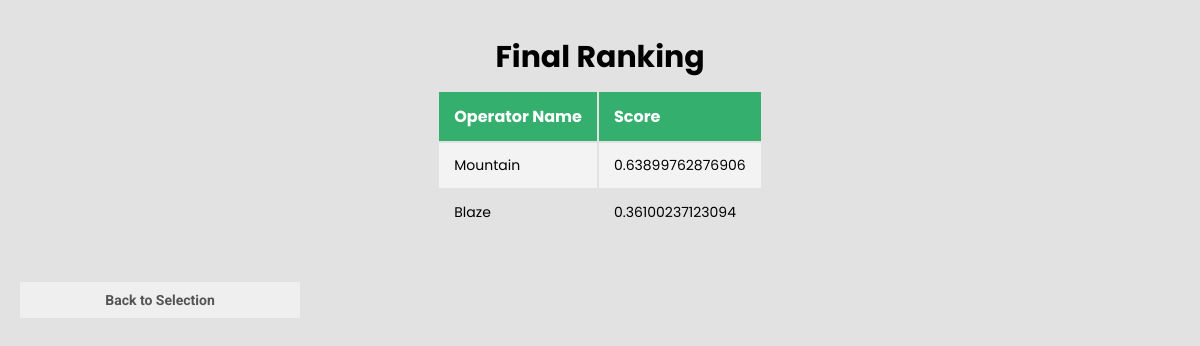
Screenshot of /testing/Main/Calculation/calculation.php with the database file from the repository.
### tables this page shows
CREATE TABLE `final` (
  `operatorName` varchar(255) NOT NULL,
  `score` double NOT NULL
);

### testing/Main/Calculation/calculation.php (the view, shortened to what this page needs)
<?php
include '../config.php';
?>
<html>
    <head>
        <link rel="stylesheet" type="text/css" href="../style.css">
        <link rel="stylesheet" href="https://cdnjs.cloudflare.com/ajax/libs/font-awesome/5.15.3/css/all.min.css" />
    </head>
    <body>
    <div class = "users table">
        <h1 style= "text-align: center; margin:10px">
            Final Ranking
        </h1>
        <table border="1">
            <thead>
                <tr>
                    <th>Operator Name</th>
                    <th>Score</th>
                </tr>
            </thead>
            <tbody>
                <?php
                $sql10 = "SELECT * FROM final ORDER BY score DESC";
                $result7 = $conn -> query($sql10);
                while($row7 = $result7-> fetch_assoc()){?>
                <td><?php echo $row7['operatorName'];?></td>
                <td><?php echo $row7['score'];?></td>
                <?php }?>
            </tbody>
        </table>
    </div>
    <div class="main">
            <button>
                <a class= "button" href="../selection.php" style="font-weight:bold">Back to Selection</a>
            </button>
    </div>
    </body>
</html>

### testing/Main/style.css (style rules this page uses)
* { margin: 0; padding: 0; outline: none; border: none; text-decoration: none; box-sizing: border-box; font-family: "Poppins", sans-serif; }
a, button { font-family: "Roboto", sans-serif; font-weight: 500; font-size: 16px; color:rgb(255, 255, 255); text-decoration: none; }
body { background: rgb(226, 226, 226); }
a { position: relative; width: 280px; font-size: 14px; color: rgb(85, 83, 83); display: table; padding: 10px; }
.main { position: relative; padding: 20px; width: 100%; }
.users table { margin: auto; }
.users td { font-size: 14px; padding-right: 15px; }
.table { border-collapse: collapse; margin: 25px 0; font-size: 15px; min-width: 100%; overflow: hidden; border-radius: 5px 5px 0 0; }
table thead tr { color: #fff; background: #34AF6D; text-align: left; font-weight: bold; }
.table th, .table td { padding: 12px 15px; }

### rows the page displays
final: operatorName "Mountain", score "0.63899762876906"
final: operatorName "Blaze", score "0.36100237123094"
